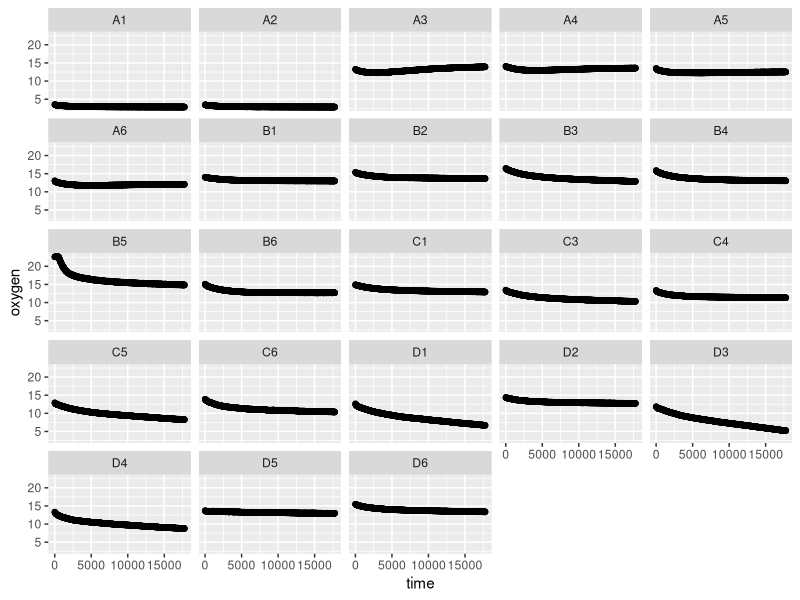
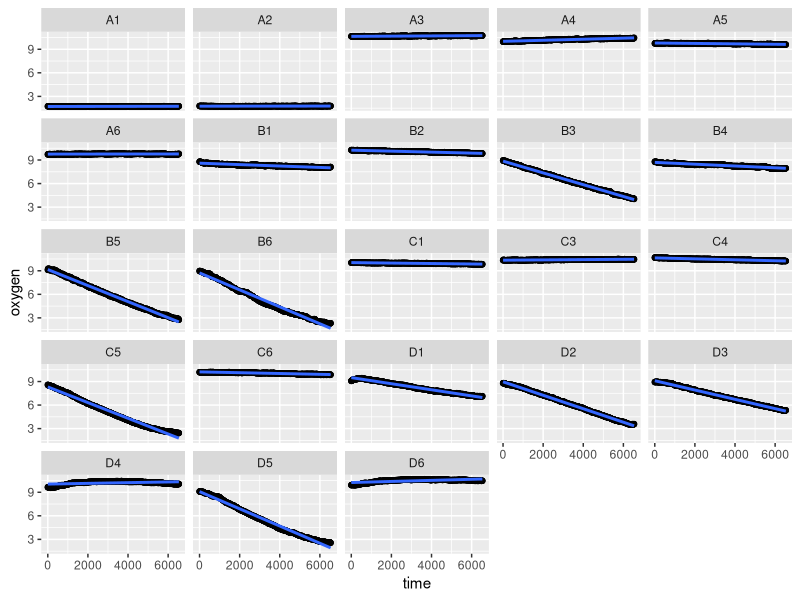
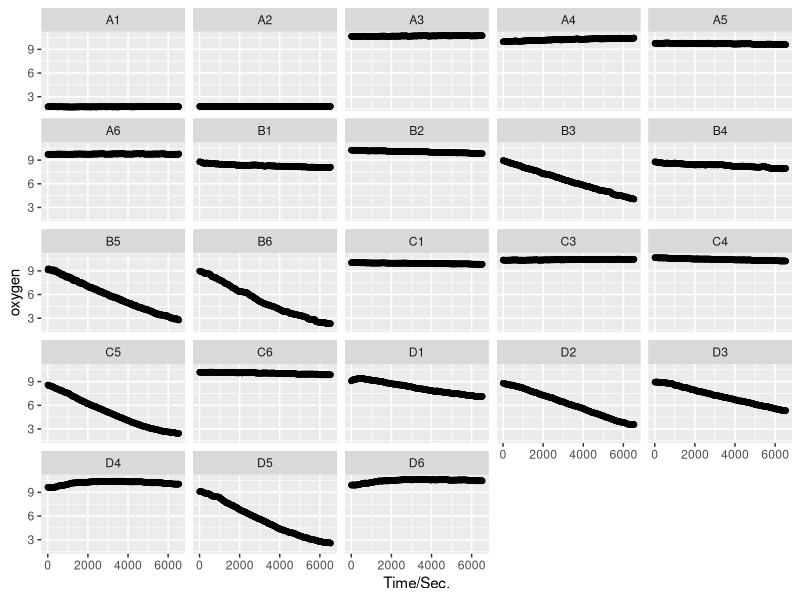
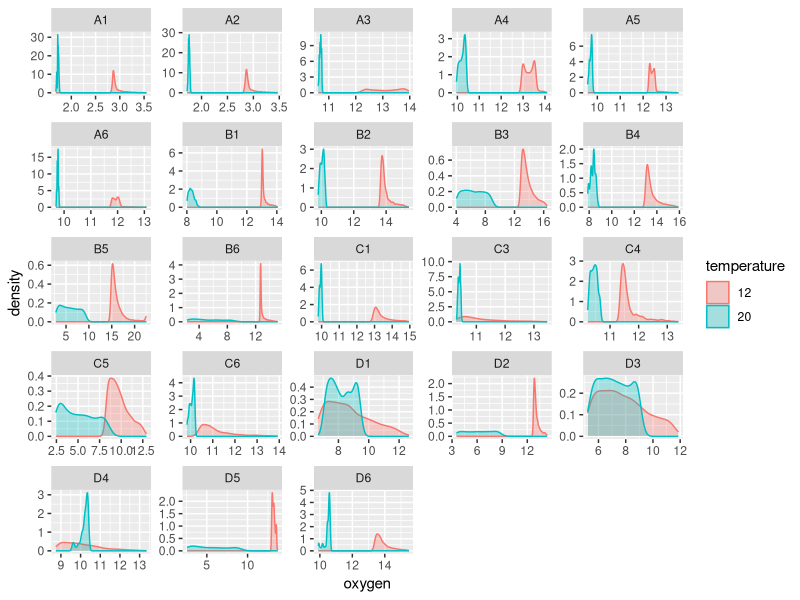
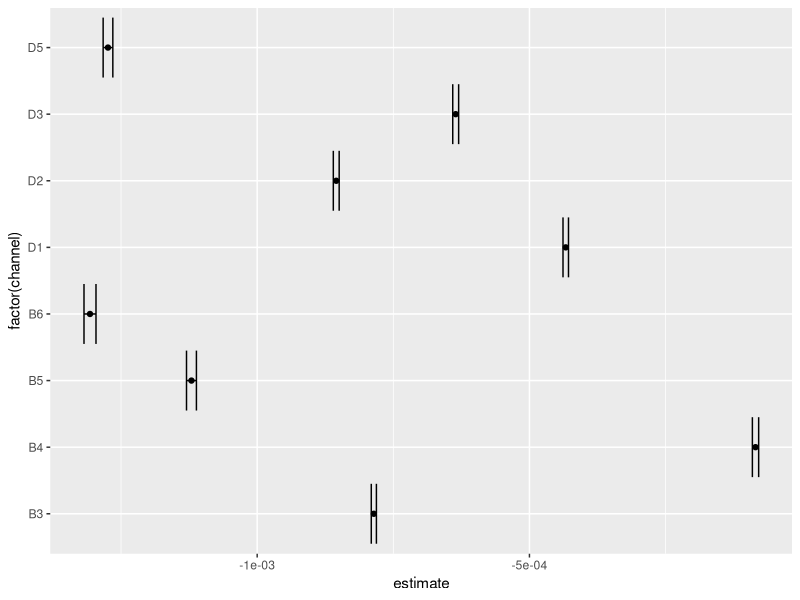

Here is the R script that generated these plots, in order:

#### Load libraries
library(readr)
library(ggplot2)
library(tidyr)
library(dplyr)
library(broom)

#### Import data
resp12 <- read_csv("respirometry-data/daph_resp_april29.csv")
resp20 <- read_csv("respirometry-data/daph_resp_april28.csv")
resp20_weights <- read_csv("respirometry-data/Daph_resp_weights_April28.csv")


#### Turn into long form
resp.long12 <- gather(resp12, channel, oxygen, 3:25)
resp.long20 <- gather(resp20, channel, oxygen, 3:25)

#### create new column with test temperature
resp.long20$temperature <- 20
resp.long12$temperature <- 12

#### fiddle with the time column so that it's reported in seconds, as a numeric variable
## this is going to be the dependent variable in my regressions
resp.long20$time <- as.numeric(resp.long20$`Time/Sec.`)
resp.long12$time <- as.numeric(resp.long12$`Time/Sec.`)


#### merge the two datasets
resp <- bind_rows(resp.long20, resp.long12)
resp$temperature <- as.factor(resp$temperature)

#### Plots
ggplot(data = resp.long12, aes(x = time, y = oxygen)) + geom_point() + facet_wrap( ~ channel)
ggplot(data = resp.long20, aes(x = time, y = oxygen)) + geom_point() +
	stat_summary(fun.y= "mean", geom = "point") +
	geom_smooth(method = 'lm') + 
	facet_wrap( ~ channel)


resp.long20 %>% 
ggplot(data = ., aes(x = `Time/Sec.`, y = oxygen)) + geom_point() + facet_wrap( ~ channel)


#### Density plot of de-oxygenated water, to compare the readings at 12 and 20C
resp %>% 
	ggplot(data = ., aes(x=oxygen)) + geom_density(aes(group=temperature, colour=temperature, fill=temperature), alpha=0.3) + facet_wrap( ~ channel, scales = "free")



#### Calculate slopes to get oxygen consumption (here for 20C run only)
control.slopes <- resp.long20 %>% 
	filter(channel %in% c("A3", "A4", "A5", "A6")) %>% ## I'm filtering out only the A row, b/c these were my plain COMBO wells
	group_by(channel) %>% 
	filter(time < 3600 & time > 300) %>% ## here I filter out the chunk of time between 5 minutes and one hour
	do(tidy(lm(oxygen ~ time, data = .), conf.int = TRUE)) %>% ## here I fit a linear model of oxygen concentration as a function of time, for each well
	filter(term != "(Intercept)") %>% ## get rid of the intercept estimate
	summarise(mean.slope = mean(estimate)) ## create a new column for the mean slope

mean.control.slope <- mean(control.slopes$mean.slope) ## calculate the mean control slope

#### Calculate and manipulate daphnia respiration slopes (want to eventually end up in units of mg O2/hr)
slopes <- resp.long20 %>% 
	filter(channel %in% c("D1", "D2", "D3", "D5", "B3", "B4", "B5", "B6", "C5")) %>% ## pull out the wells where it looks like the measurements worked
	group_by(channel) %>% 
	filter(time < 3600 & time > 300) %>% ## select time chunk
	do(tidy(lm(oxygen ~ time, data = .), conf.int = TRUE)) %>% ## fit linear models, grouped by channel
	filter(term != "(Intercept)") %>% ## get rid of intercept term
	## create new variable, called "microbe.corr.slope" in which I subtract the mean of the COMBO only slopes, correcting for microbial respiration
	## now units are mg O2 / L*s
	mutate(microbe.corr.slope = estimate - mean.control.slope) %>% 
	## now multiply the mg O2 /L*s by 0.0002L, which is the volume of the wells, and by 3600s, to convert my metric in seconds to hours
	## and finally, multiply by -1 to convert negative concentrations to a positive respiration value
	## units should now be mg O2/hr
	mutate(cons_per_hour = ((microbe.corr.slope * 0.0002 *3600) * -1)) 

#### Bring in the Daphnia weights, left join with the slope estimates
mass_slopes <- left_join(slopes, resp20_weights, by = "channel")

#### Get mass-specific respiration rates
## take the respiration rates (in mg O2/hr) and divide by daphnia weights
mass_slopes %>% 
	mutate(mass.corr.cons = (cons_per_hour/daph_minus_water)) %>% View


#### Visualize the slopes estimates in a coefficient plot
resp.long20 %>% 
	filter(channel %in% c("D1", "D2", "D3", "D5", "B3", "B4", "B5", "B6")) %>% 
	group_by(channel) %>% 
	filter(time < 3600 & time > 300) %>% 
	do(tidy(lm(oxygen ~ time, data = .), conf.int = TRUE)) %>%
	filter(term != "(Intercept)") %>% 
	ggplot(aes(y = estimate, x = factor(channel))) + geom_point() + 
	coord_flip() +
	geom_vline(xintercept = 0) +
	geom_errorbar(aes(ymin = conf.low, ymax = conf.high)) 


